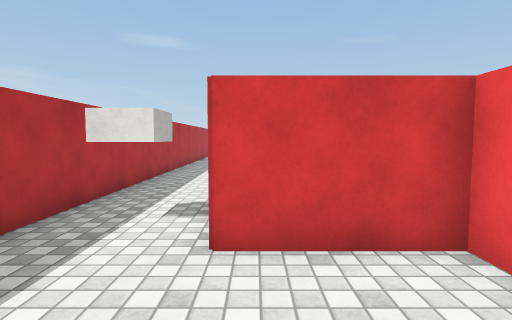
[1] (above)

24 first-person views from a walk through a scene from a Unity 3-D project. The camera is 1.3 m above the floor, tilts 4° down and sees 80° across. The floor is counted in squares, 1 m on a side. Each view is taken from the middle of a square. On the plan, view 1 faces up. The plan holds only what a view shows up to about 14 squares ahead; the rest is blank. The player is left out. Some animated figures are left out. Surface patterns are stand-ins for the level's own textures.

[2]
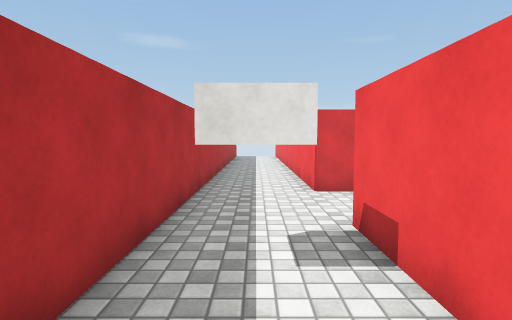

[3]
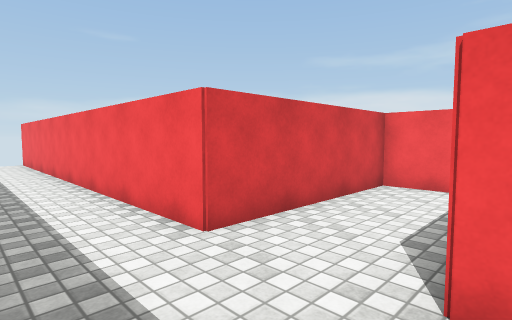

[4]
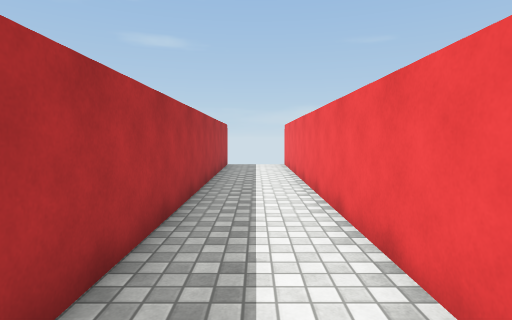

[5]
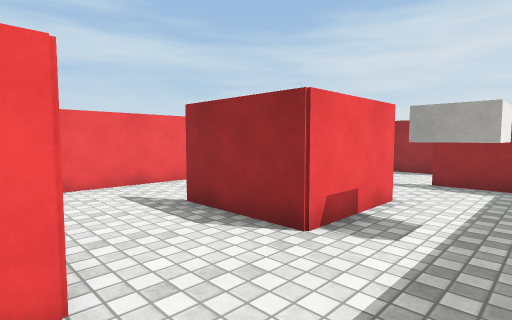

[6]
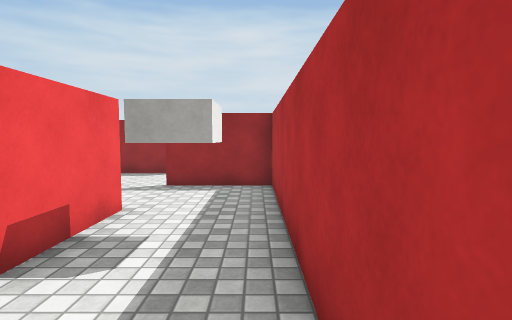

[7]
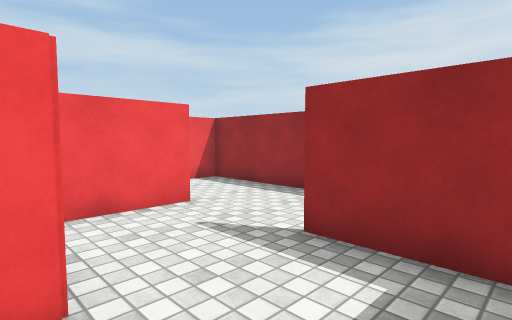

[8]
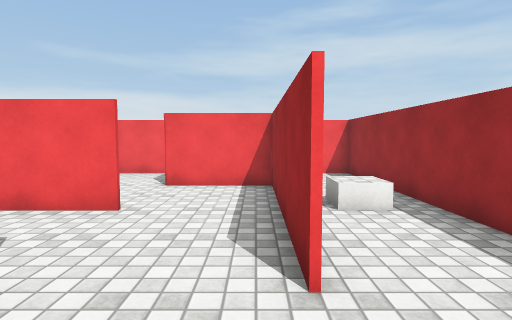

[9]
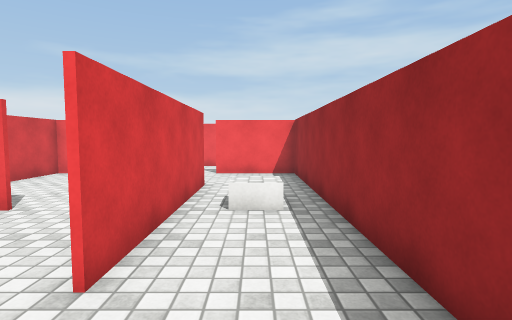

[10]
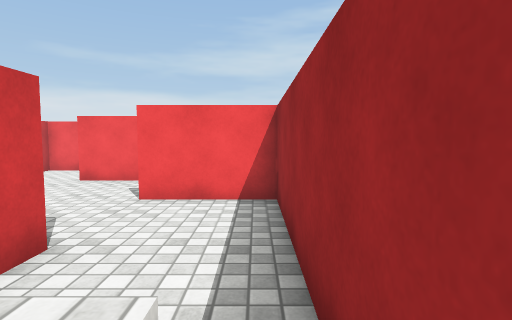

[11]
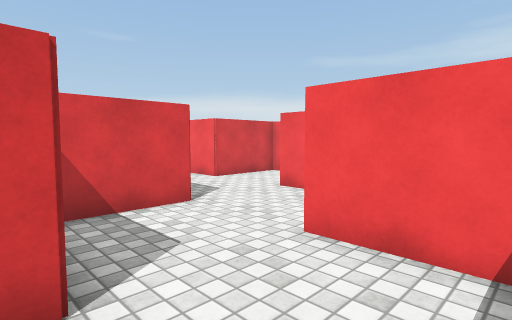

[12]
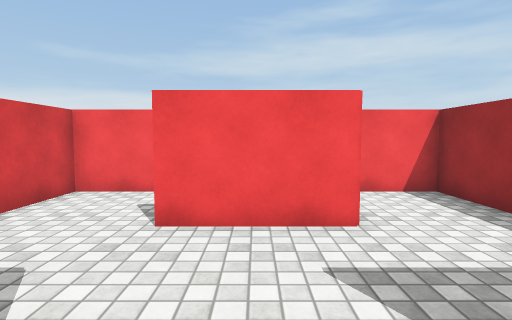

[13]
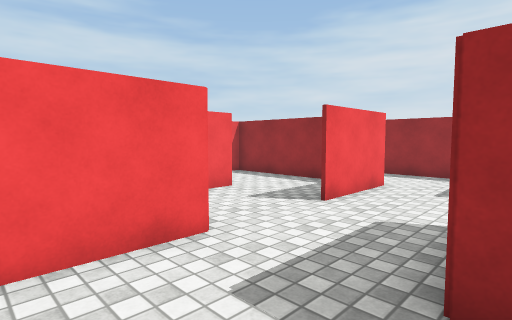

[14]
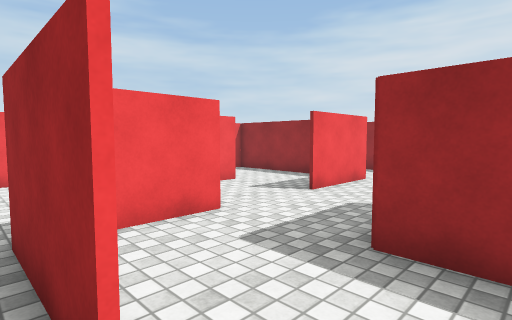

[15]
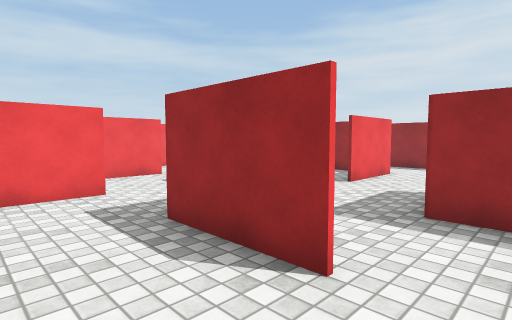

[16]
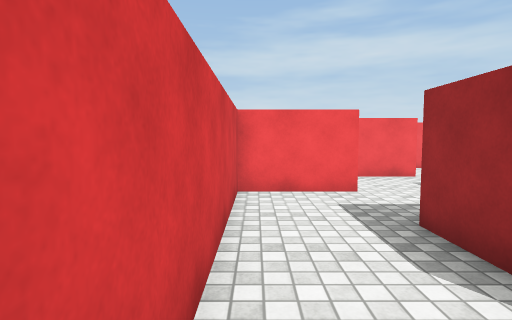

[17]
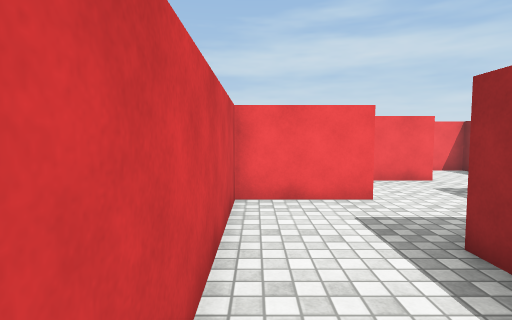

[18]
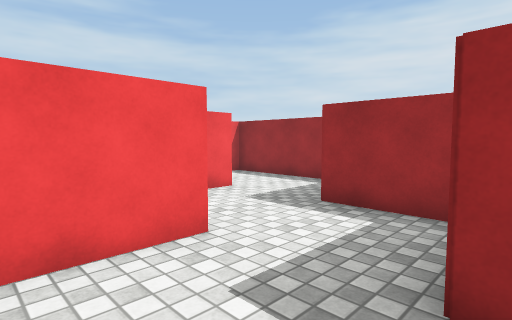

[19]
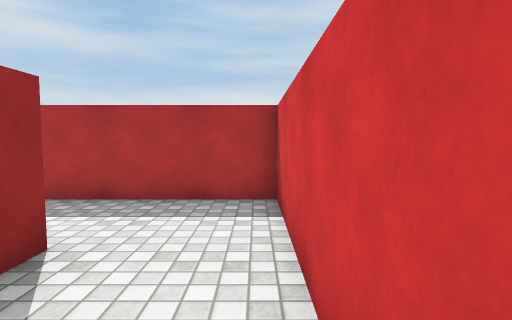

[20]
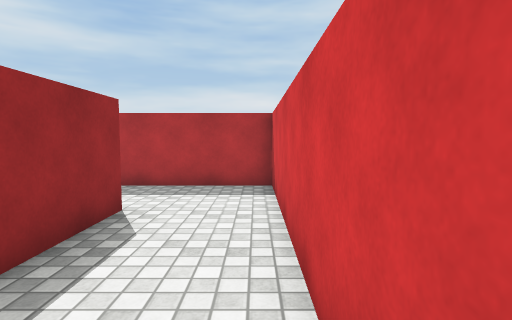

[21]
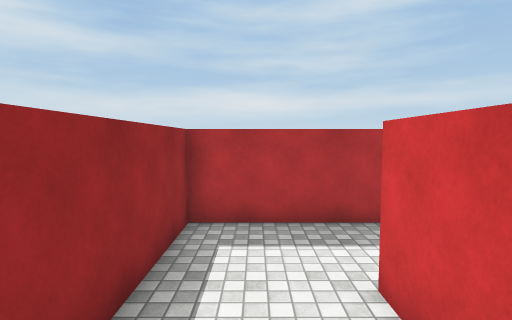

[22]
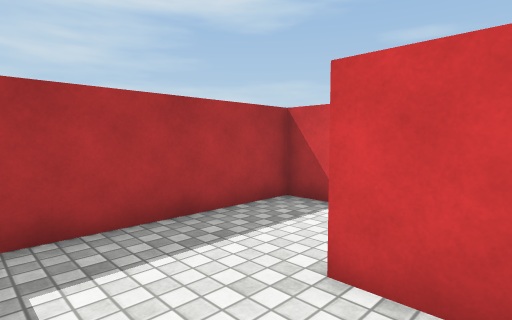

[23]
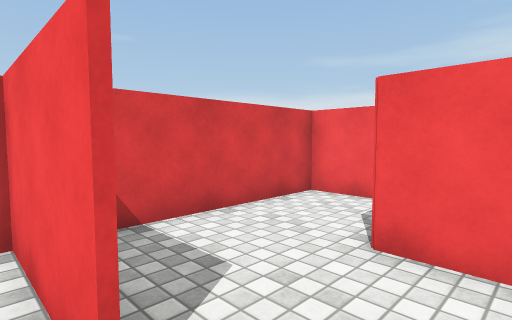

[24]
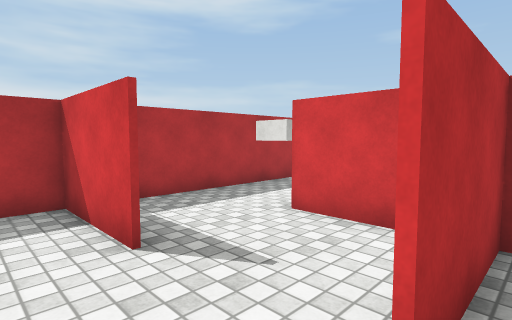

### Floor plan
Ten units are one square. View 1 is at (0, 0); x grows to the right and y downward. Boxes are objects, and circles mark ways between rooms. Rooms are numbered by the first view taken in them; rooms with no view inside come last. Other rooms are left out.
<svg viewBox="-40 -240 225 300">
<path fill="none" stroke="#000" d="M60 -94 -5 -94 -5 -235M30 -34 -5 -34 -5 -65 25 -65M55 -46 55 -95M-4 -5 -16 -5M-35 -5 -5 -5M24 -4 24 -35M-5 25 25 25M-34 -230 -34 -10M56 25 -5 25M86 -5 61 -5M72 -35 86 -35M114 26 114 -5M105 55 144 55 144 35M130 25 174 25M144 -4 144 -34 114 -34 114 -58M56 -66 56 -44M-16 -5 -35 -5M-34 -10 -34 55 85 55 85 25M144 -64 144 -94 60 -94M121 -35 146 -35M84 -65 116 -65M174 -34 174 -61M164 -5 174 -5M56 -95 56 -66M25 25 55 25 55 -6M85 -14 85 -34 30 -34M26 -35 26 -5"/>
<rect x="-25" y="-55" width="10" height="10" fill="#bbb"><title>block</title></rect>
<circle cx="-15" cy="5" r="3" fill="#2a7"/>
<circle cx="30" cy="5" r="3" fill="#2a7"/>
<circle cx="75" cy="-70" r="3" fill="#2a7"/>
<circle cx="45" cy="-10" r="3" fill="#2a7"/>
<text x="-10" y="-100">1</text>
<text x="70" y="10">2</text>
<text x="130" y="-70">3</text>
<text x="40" y="0">4</text>
<text x="60" y="-20">5</text>
</svg>
Room 1 opens to room 2. Room 1 opens to room 4. Room 2 opens to room 3. Room 4 opens to room 5.

Where each view was taken, in squares from view 1:
view 1: 0 up, 0 right, facing up
view 2: 2 up, 2 left, facing up
view 3: 6 up, 3 left, facing up-right
view 4: 9 up, 2 left, facing up
view 5: 10 up, 3 left, facing down-right
view 6: 9 up, 3 left, facing down
view 7: 4 up, 3 left, facing down-right
view 8: 2 down, 3 left, facing right
view 9: 4 down, 3 left, facing right
view 10: 5 down, 2 right, facing right
view 11: 5 down, 5 right, facing up-right
view 12: 1 down, 7 right, facing right
view 13: 6 up, 8 right, facing down-right
view 14: 7 up, 7 right, facing down-right
view 15: 9 up, 7 right, facing down-right
view 16: 9 up, 7 right, facing right
view 17: 9 up, 8 right, facing right
view 18: 9 up, 11 right, facing down-right
view 19: 9 up, 12 right, facing left
view 20: 9 up, 14 right, facing left
view 21: 4 down, 3 right, facing left
view 22: 5 down, 1 right, facing up-left
view 23: 1 down, 2 right, facing up-right
view 24: 1 down, 3 right, facing up-left
